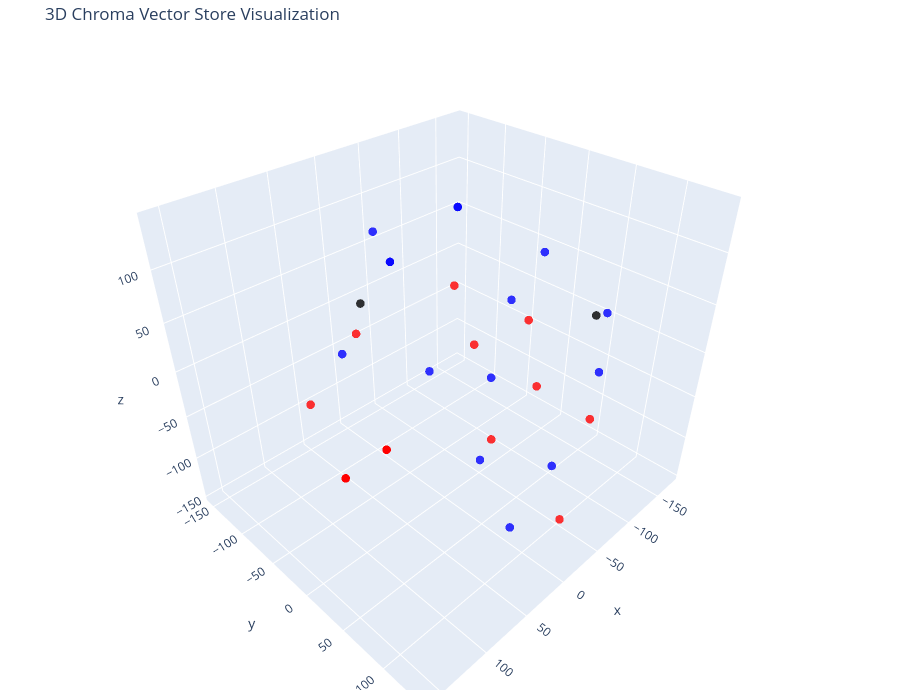

Notebook code for this chart:
### Code cell
# Let's try 3D!
tsne = TSNE(n_components=3, random_state=42, perplexity=5)
reduced_vectors = tsne.fit_transform(vectors)

# Create the 3D scatter plot
fig = go.Figure(data=[go.Scatter3d(
    x=reduced_vectors[:, 0],
    y=reduced_vectors[:, 1],
    z=reduced_vectors[:, 2],
    mode='markers',
    marker=dict(size=5, color=colors, opacity=0.8),
    text=[f"Type: {t}<br>Text: {d[:100]}..." for t, d in zip(doc_types, documents)],
    hoverinfo='text'
)])

fig.update_layout(
    title='3D Chroma Vector Store Visualization',
    scene=dict(xaxis_title='x', yaxis_title='y', zaxis_title='z'),
    width=900,
    height=700,
    margin=dict(r=20, b=10, l=10, t=40)
)

fig.show()

### Figure 1 — Plotly figure (JSON) as saved in the notebook; plotly's stock layout.template omitted (floating-point values rounded to 4 significant figures)
{"data": [{"hoverinfo": "text", "marker": {"color": ["blue", "blue", "blue", "blue", "blue", "red", "red", "red", "red", "red", "red", "red", "red", "red", "red", "red", "red", "red", "red", "blue", "blue", "red", "red", "blue", "blue", "blue", "blue", "blue", "blue", "red", "red", "blue", "blue", "black", "black"], "opacity": 0.8, "size": 5}, "mode": "markers", "text": ["Type: up<br>Text: ---\nnext_bar: up\n---\n\n- Китай активно продвигает юань, пока доллар теряет влияние\n- Доллар пытается ...", "Type: up<br>Text: ---\nnext_bar: up\n---...", "Type: up<br>Text: - Доллар достиг 3-летнего минимума на фоне конфликта Трампа и Пауэлла\n- ИИ готов убить человека при ...", "Type: up<br>Text: ---\nnext_bar: up\n---...", "Type: up<br>Text: - Lindsay в третьем квартале 2025 года превзошла ожидания с сильным ростом выручки\n- Reed's Inc на к...", "Type: down<br>Text: ---\nnext_bar: down\n---...", "Type: down<br>Text: - Трамп анонсирует сделку по правам на полезные ископаемые с Конго\n- Фьючерсы на природный газ подор...", "Type: down<br>Text: ---\nnext_bar: down\n---...", "Type: down<br>Text: - Акции BridgeBio растут после сделки по роялти на $300 млн за продажи акорамидиса в Европе\n- Bernst...", "Type: down<br>Text: ---\nnext_bar: down\n---...", "Type: down<br>Text: - EHang заключает партнерство с Reignwood Aviation для расширения операций eVTOL\n- Прогноз Hershey и...", "Type: down<br>Text: ---\nnext_bar: down\n---...", "Type: down<br>Text: - Акции Te Connectivity достигли исторического максимума в $172,31\n- Landsbankinn принимает заявки н...", "Type: down<br>Text: ---\nnext_bar: down\n---...", "Type: down<br>Text: - Eutelsat Communications публикует полугодовые результаты контракта на поддержание ликвидности\n- At...", "Type: down<br>Text: ---\nnext_bar: down\n---...", "Type: down<br>Text: - Рынок акций  Финляндии закрылся падением, OMX Helsinki 25 снизился на 0,49%\n- Рынок акций  Бельгии...", "Type: down<br>Text: ---\nnext_bar: down\n---...", "Type: down<br>Text: - Saba Capital продает акции Blackrock California (BFZ) на сумму $368 704\n- Bosch Group продает 3,3%...", "Type: up<br>Text: ---\nnext_bar: up\n---...", "Type: up<br>Text: - Акции Progyny растут после подтверждения рейтинга \"Покупать\" от BTIG на фоне благоприятных перспек...", "Type: down<br>Text: ---\nnext_bar: down\n---...", "Type: down<br>Text: - Акции Bel Fuse B достигли исторического максимума в $101,76\n- TotalEnergies присоединяется к PJM I...", "Type: up<br>Text: ---\nnext_bar: up\n---...", "Type: up<br>Text: - Deutsche Bank повысил целевую цену акций Avis Budget Group до $196 с $130\n- Tesla растет на фоне р...", "Type: up<br>Text: ---\nnext_bar: up\n---...", "Type: up<br>Text: - FTSE 100 сегодня: индекс снижается, фунт падает до $1,35, данные ВВП разочаровывают\n- Рынок акций ...", "Type: up<br>Text: ---\nnext_bar: up\n---...", "Type: up<br>Text: - Пентагон заключил контракт с Anthropic на разработку ИИ для национальной безопасности на сумму $20...", "Type: down<br>Text: ---\nnext_bar: down\n---...", "Type: down<br>Text: - Компании полупроводникового сектора превзойдут прогнозы по прибыли, считает Oppenheimer\n- Barrick ...", "Type: up<br>Text: ---\nnext_bar: up\n---...", "Type: up<br>Text: - KeyBanc повысил целевую цену акций MasTec до $196 с $171\n- KeyBanc повышает целевую цену акций Dyc...", "Type: current<br>Text: ---\nnext_bar: current\n---...", "Type: current<br>Text: - Jefferies понижает рейтинг Clarivate до \"Держать\", предупреждая о замедлении роста\n- Акции Norther..."], "type": "scatter3d", "x": [-48.63, -79.67, -140.4, -26.68, -94.1, 108.2, -109.5, 108.2, -72.98, 108.2, -7.347, 108.2, -138.1, 11.61, -23.54, 11.61, 3.693, 11.61, 157.5, 19.15, 43.9, 108.2, -89.63, 7.139, -114.3, 7.139, -8.92, 78.05, -173.8, 11.61, -51.56, -26.68, 87.74, -48.16, 97.07], "y": [-147.2, 38.3, 68.49, -11.75, 57.52, -10.3, -95.39, -10.3, 106.8, -10.3, 50.85, -10.3, -18.92, -71.43, -153.2, -71.43, 138.4, -71.43, 26.88, 86.64, 27.02, -10.3, 33.98, -58.22, -44.8, -58.22, 77.0, 114.3, 47.84, -71.43, -12.82, -11.75, -27.3, 115.4, 12.91], "z": [65.29, 99.08, 26.62, 140.1, -137.2, -63.93, 1.826, -63.93, -36.28, -63.93, -53.61, -63.93, -18.59, -130.1, -44.0, -130.1, -80.6, -130.1, 63.49, 114.4, 34.11, -63.93, -47.78, 86.29, -91.18, 86.29, -146.2, 17.38, -67.04, -130.1, -4.317, 140.1, 45.71, 84.67, 113.2]}], "layout": {"height": 700, "margin": {"b": 10, "l": 10, "r": 20, "t": 40}, "scene": {"xaxis": {"title": {"text": "x"}}, "yaxis": {"title": {"text": "y"}}, "zaxis": {"title": {"text": "z"}}}, "title": {"text": "3D Chroma Vector Store Visualization"}, "width": 900}}
